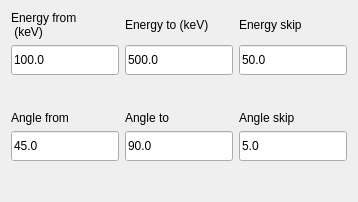
                      <widget class="QWidget" name="page_multipleanangel3">
                       <layout class="QVBoxLayout" name="verticalLayout_14">
                        <item>
                         <layout class="QGridLayout" name="gridLayout_2">
                          <property name="sizeConstraint">
                           <enum>QLayout::SetDefaultConstraint</enum>
                          </property>
                          <property name="bottomMargin">
                           <number>30</number>
                          </property>
                          <property name="verticalSpacing">
                           <number>6</number>
                          </property>
                          <item row="0" column="0" alignment="Qt::AlignVCenter">
                           <widget class="QLabel" name="label_23">
                            <property name="sizePolicy">
                             <sizepolicy hsizetype="Preferred" vsizetype="Minimum">
                              <horstretch>0</horstretch>
                              <verstretch>0</verstretch>
                             </sizepolicy>
                            </property>
                            <property name="font">
                             <font>
                              <pointsize>9</pointsize>
                             </font>
                            </property>
                            <property name="text">
                             <string>Energy from
 (keV)</string>
                            </property>
                           </widget>
                          </item>
                          <item row="1" column="2">
                           <widget class="QLineEdit" name="LneEnergySkip3">
                            <property name="sizePolicy">
                             <sizepolicy hsizetype="Expanding" vsizetype="Minimum">
                              <horstretch>0</horstretch>
                              <verstretch>0</verstretch>
                             </sizepolicy>
                            </property>
                            <property name="minimumSize">
                             <size>
                              <width>0</width>
                              <height>30</height>
                             </size>
                            </property>
                            <property name="maximumSize">
                             <size>
                              <width>16777215</width>
                              <height>30</height>
                             </size>
                            </property>
                            <property name="text">
                             <string>50.0</string>
                            </property>
                           </widget>
                          </item>
                          <item row="1" column="1">
                           <widget class="QLineEdit" name="LneEnergyTo3">
                            <property name="sizePolicy">
                             <sizepolicy hsizetype="Expanding" vsizetype="Minimum">
                              <horstretch>0</horstretch>
                              <verstretch>0</verstretch>
                             </sizepolicy>
                            </property>
                            <property name="minimumSize">
                             <size>
                              <width>0</width>
                              <height>30</height>
                             </size>
                            </property>
                            <property name="maximumSize">
                             <size>
                              <width>16777215</width>
                              <height>30</height>
                             </size>
                            </property>
                            <property name="text">
                             <string>500.0</string>
                            </property>
                           </widget>
                          </item>
                          <item row="0" column="2" alignment="Qt::AlignVCenter">
                           <widget class="QLabel" name="label_25">
                            <property name="sizePolicy">
                             <sizepolicy hsizetype="Preferred" vsizetype="Minimum">
                              <horstretch>0</horstretch>
                              <verstretch>0</verstretch>
                             </sizepolicy>
                            </property>
                            <property name="font">
                             <font>
                              <pointsize>9</pointsize>
                             </font>
                            </property>
                            <property name="text">
                             <string>Energy skip</string>
                            </property>
                           </widget>
                          </item>
                          <item row="1" column="0">
                           <widget class="QLineEdit" name="LneEnergyFrom3">
                            <property name="sizePolicy">
                             <sizepolicy hsizetype="Expanding" vsizetype="Minimum">
                              <horstretch>0</horstretch>
                              <verstretch>0</verstretch>
                             </sizepolicy>
                            </property>
                            <property name="minimumSize">
                             <size>
                              <width>0</width>
                              <height>30</height>
                             </size>
                            </property>
                            <property name="maximumSize">
                             <size>
                              <width>16777215</width>
                              <height>30</height>
                             </size>
                            </property>
                            <property name="text">
                             <string>100.0</string>
                            </property>
                           </widget>
                          </item>
                          <item row="0" column="1" alignment="Qt::AlignVCenter">
                           <widget class="QLabel" name="label_24">
                            <property name="sizePolicy">
                             <sizepolicy hsizetype="Preferred" vsizetype="Minimum">
                              <horstretch>0</horstretch>
                              <verstretch>0</verstretch>
                             </sizepolicy>
                            </property>
                            <property name="font">
                             <font>
                              <pointsize>9</pointsize>
                             </font>
                            </property>
                            <property name="text">
                             <string>Energy to (keV)</string>
                            </property>
                           </widget>
                          </item>
                         </layout>
                        </item>
                        <item>
                         <layout class="QGridLayout" name="gridLayout">
                          <property name="bottomMargin">
                           <number>30</number>
                          </property>
                          <property name="verticalSpacing">
                           <number>6</number>
                          </property>
                          <item row="0" column="0" alignment="Qt::AlignVCenter">
                           <widget class="QLabel" name="label_26">
                            <property name="sizePolicy">
                             <sizepolicy hsizetype="Preferred" vsizetype="Minimum">
                              <horstretch>0</horstretch>
                              <verstretch>0</verstretch>
                             </sizepolicy>
                            </property>
                            <property name="font">
                             <font>
                              <pointsize>9</pointsize>
                             </font>
                            </property>
                            <property name="text">
                             <string>Angle from</string>
                            </property>
                           </widget>
                          </item>
                          <item row="0" column="1" alignment="Qt::AlignVCenter">
                           <widget class="QLabel" name="label_28">
                            <property name="sizePolicy">
                             <sizepolicy hsizetype="Preferred" vsizetype="Minimum">
                              <horstretch>0</horstretch>
                              <verstretch>0</verstretch>
                             </sizepolicy>
                            </property>
                            <property name="font">
                             <font>
                              <pointsize>9</pointsize>
                             </font>
                            </property>
                            <property name="text">
                             <string>Angle to</string>
                            </property>
                           </widget>
                          </item>
                          <item row="0" column="2" alignment="Qt::AlignVCenter">
                           <widget class="QLabel" name="label_27">
                            <property name="sizePolicy">
                             <sizepolicy hsizetype="Preferred" vsizetype="Minimum">
                              <horstretch>0</horstretch>
                              <verstretch>0</verstretch>
                             </sizepolicy>
                            </property>
                            <property name="font">
                             <font>
                              <pointsize>9</pointsize>
                             </font>
                            </property>
                            <property name="text">
                             <string>Angle skip</string>
                            </property>
                           </widget>
                          </item>
                          <item row="1" column="0">
                           <widget class="QLineEdit" name="LneAngleFrom3">
                            <property name="sizePolicy">
                             <sizepolicy hsizetype="Expanding" vsizetype="Minimum">
                              <horstretch>0</horstretch>
                              <verstretch>0</verstretch>
                             </sizepolicy>
                            </property>
                            <property name="minimumSize">
                             <size>
                              <width>0</width>
                              <height>30</height>
                             </size>
                            </property>
                            <property name="maximumSize">
                             <size>
                              <width>16777215</width>
                              <height>30</height>
                             </size>
                            </property>
                            <property name="text">
                             <string>45.0</string>
                            </property>
                           </widget>
                          </item>
                          <item row="1" column="1">
                           <widget class="QLineEdit" name="LneAngleTo3">
                            <property name="sizePolicy">
                             <sizepolicy hsizetype="Expanding" vsizetype="Minimum">
                              <horstretch>0</horstretch>
                              <verstretch>0</verstretch>
                             </sizepolicy>
                            </property>
                            <property name="minimumSize">
                             <size>
                              <width>0</width>
                              <height>30</height>
                             </size>
                            </property>
                            <property name="maximumSize">
                             <size>
                              <width>16777215</width>
                              <height>30</height>
                             </size>
                            </property>
                            <property name="text">
                             <string>90.0</string>
                            </property>
                           </widget>
                          </item>
                          <item row="1" column="2">
                           <widget class="QLineEdit" name="LneAngleSkip3">
                            <property name="sizePolicy">
                             <sizepolicy hsizetype="Expanding" vsizetype="Minimum">
                              <horstretch>0</horstretch>
                              <verstretch>0</verstretch>
                             </sizepolicy>
                            </property>
                            <property name="minimumSize">
                             <size>
                              <width>0</width>
                              <height>30</height>
                             </size>
                            </property>
                            <property name="maximumSize">
                             <size>
                              <width>16777215</width>
                              <height>30</height>
                             </size>
                            </property>
                            <property name="text">
                             <string>5.0</string>
                            </property>
                           </widget>
                          </item>
                         </layout>
                        </item>
                       </layout>
                      </widget>
